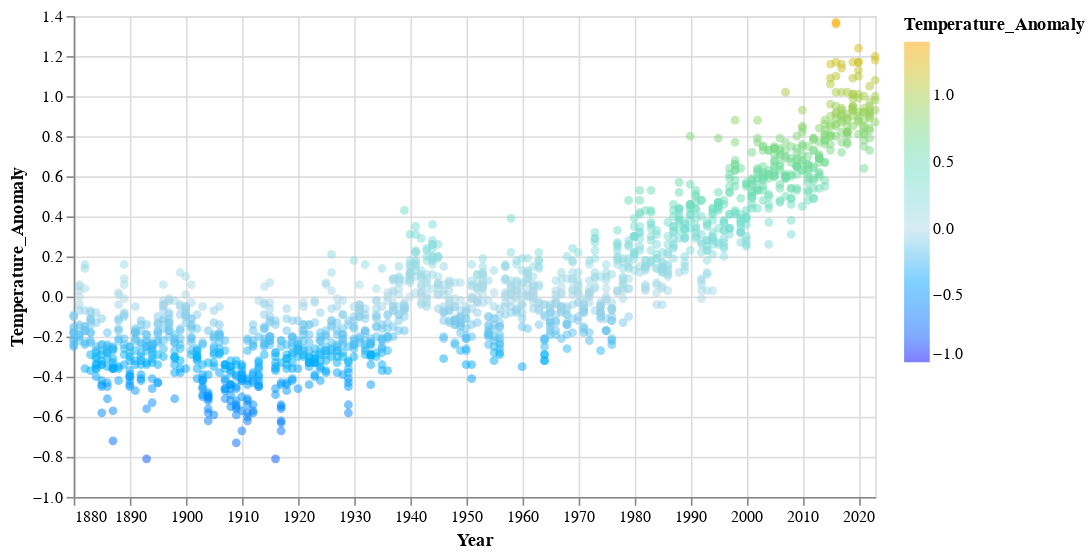

This figure's notebook cell:
### Code cell
color_domain = [-1, 0, 1.4]
color_range = ["blue", "lightblue", "orange"]

alt.Chart(df).mark_point(filled=True).encode(
    x = alt.X("Year:T"),
    y = alt.Y("Temperature_Anomaly:Q"),
    color = alt.Color("Temperature_Anomaly:Q", scale = alt.Scale(domain=color_domain, range=color_range)),
    opacity = alt.value(0.5)
).properties(width=500)

### Figure 1 — Vega-Lite specification as saved in the notebook (floating-point values rounded to 4 significant figures; data arrays with more than 128 entries replaced by an {"elided": "..."} marker saying what was removed)
{"config": {"view": {"continuousWidth": 300, "continuousHeight": 300}}, "data": {"name": "data-8307d72c2e1ab2354f602befebee8ff5"}, "mark": {"type": "point", "filled": true}, "encoding": {"color": {"field": "Temperature_Anomaly", "scale": {"domain": [-1, 0, 1.4], "range": ["blue", "lightblue", "orange"]}, "type": "quantitative"}, "opacity": {"value": 0.5}, "x": {"field": "Year", "type": "temporal"}, "y": {"field": "Temperature_Anomaly", "type": "quantitative"}}, "width": 500, "$schema": "https://vega.github.io/schema/vega-lite/v5.20.1.json", "datasets": {"data-8307d72c2e1ab2354f602befebee8ff5": {"elided": "1723 records"}}}
